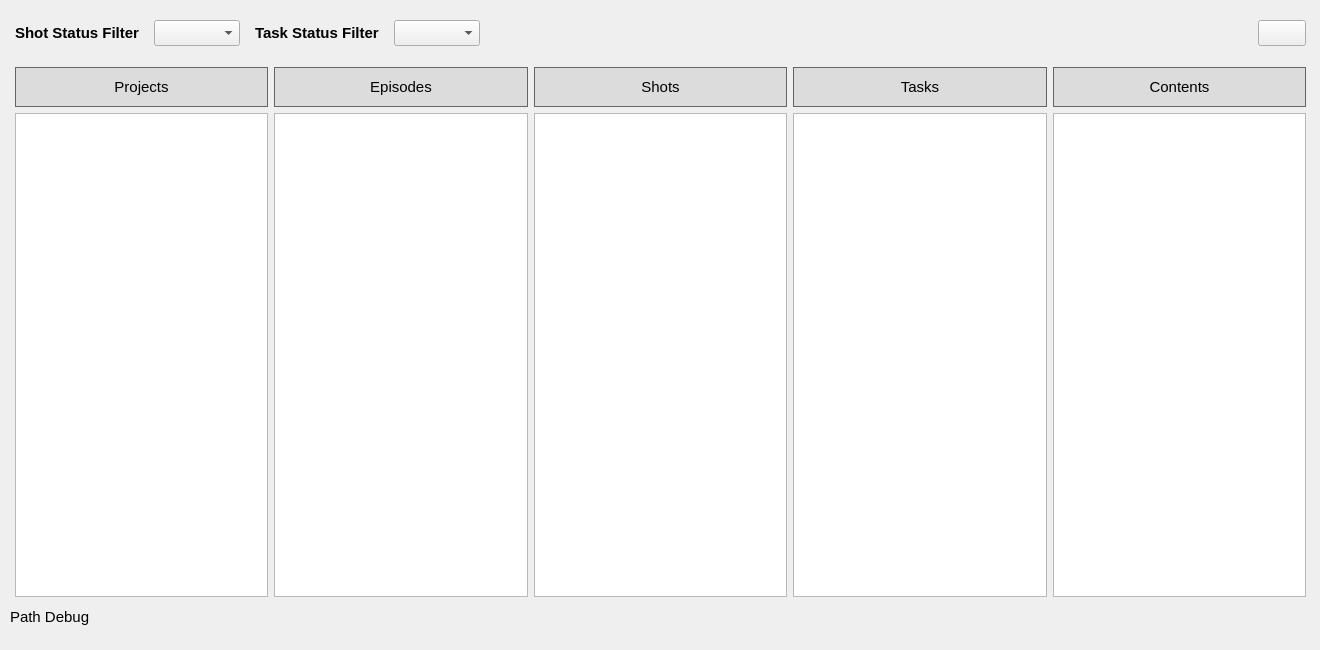
       <widget class="QWidget" name="folderTab">
        <property name="enabled">
         <bool>true</bool>
        </property>
        <property name="sizePolicy">
         <sizepolicy hsizetype="Preferred" vsizetype="Preferred">
          <horstretch>0</horstretch>
          <verstretch>0</verstretch>
         </sizepolicy>
        </property>
        <property name="minimumSize">
         <size>
          <width>0</width>
          <height>0</height>
         </size>
        </property>
        <property name="maximumSize">
         <size>
          <width>16777215</width>
          <height>16777215</height>
         </size>
        </property>
        <property name="font">
         <font>
          <pointsize>11</pointsize>
         </font>
        </property>
        <attribute name="title">
         <string>FOLDERS</string>
        </attribute>
        <widget class="QWidget" name="layoutWidget">
         <property name="geometry">
          <rect>
           <x>10</x>
           <y>10</y>
           <width>1301</width>
           <height>631</height>
          </rect>
         </property>
         <layout class="QVBoxLayout" name="verticalLayout_2" stretch="0,0,0">
          <property name="spacing">
           <number>6</number>
          </property>
          <property name="sizeConstraint">
           <enum>QLayout::SetDefaultConstraint</enum>
          </property>
          <property name="leftMargin">
           <number>0</number>
          </property>
          <property name="topMargin">
           <number>0</number>
          </property>
          <property name="rightMargin">
           <number>0</number>
          </property>
          <property name="bottomMargin">
           <number>15</number>
          </property>
          <item>
           <layout class="QHBoxLayout" name="horizontalLayout_4">
            <property name="spacing">
             <number>10</number>
            </property>
            <property name="leftMargin">
             <number>5</number>
            </property>
            <property name="topMargin">
             <number>10</number>
            </property>
            <property name="rightMargin">
             <number>5</number>
            </property>
            <property name="bottomMargin">
             <number>10</number>
            </property>
            <item>
             <widget class="QLabel" name="label_9">
              <property name="font">
               <font>
                <pointsize>11</pointsize>
                <bold>true</bold>
               </font>
              </property>
              <property name="text">
               <string>Shot Status Filter</string>
              </property>
             </widget>
            </item>
            <item>
             <layout class="QHBoxLayout" name="foldersShotsFilterBar">
              <property name="leftMargin">
               <number>5</number>
              </property>
              <property name="rightMargin">
               <number>5</number>
              </property>
              <item>
               <widget class="checkablecombobox" name="foldersShotStatusFilter"/>
              </item>
             </layout>
            </item>
            <item>
             <widget class="QLabel" name="label_7">
              <property name="font">
               <font>
                <pointsize>11</pointsize>
                <bold>true</bold>
               </font>
              </property>
              <property name="text">
               <string>Task Status Filter</string>
              </property>
             </widget>
            </item>
            <item>
             <layout class="QHBoxLayout" name="foldersTasksFilterBar">
              <property name="leftMargin">
               <number>5</number>
              </property>
              <property name="rightMargin">
               <number>5</number>
              </property>
              <item>
               <widget class="checkablecombobox" name="foldersTaskStatusFilter"/>
              </item>
             </layout>
            </item>
            <item>
             <spacer name="horizontalSpacer_3">
              <property name="orientation">
               <enum>Qt::Horizontal</enum>
              </property>
              <property name="sizeHint" stdset="0">
               <size>
                <width>40</width>
                <height>20</height>
               </size>
              </property>
             </spacer>
            </item>
            <item>
             <widget class="QPushButton" name="buttonFolder">
              <property name="sizePolicy">
               <sizepolicy hsizetype="Minimum" vsizetype="Fixed">
                <horstretch>0</horstretch>
                <verstretch>0</verstretch>
               </sizepolicy>
              </property>
              <property name="minimumSize">
               <size>
                <width>0</width>
                <height>0</height>
               </size>
              </property>
              <property name="font">
               <font>
                <pointsize>11</pointsize>
               </font>
              </property>
              <property name="text">
               <string/>
              </property>
              <property name="icon">
               <iconset>
                <selectedon>ui/images/folder_icon.png</selectedon>
               </iconset>
              </property>
             </widget>
            </item>
           </layout>
          </item>
          <item>
           <layout class="QHBoxLayout" name="horizontalLayout" stretch="1,1,1,1,1">
            <property name="spacing">
             <number>6</number>
            </property>
            <property name="sizeConstraint">
             <enum>QLayout::SetDefaultConstraint</enum>
            </property>
            <property name="leftMargin">
             <number>5</number>
            </property>
            <property name="topMargin">
             <number>5</number>
            </property>
            <property name="rightMargin">
             <number>5</number>
            </property>
            <property name="bottomMargin">
             <number>5</number>
            </property>
            <item>
             <layout class="QVBoxLayout" name="verticalLayout_3">
              <property name="leftMargin">
               <number>0</number>
              </property>
              <property name="topMargin">
               <number>0</number>
              </property>
              <property name="rightMargin">
               <number>0</number>
              </property>
              <property name="bottomMargin">
               <number>0</number>
              </property>
              <item>
               <widget class="QLabel" name="label_2">
                <property name="minimumSize">
                 <size>
                  <width>0</width>
                  <height>40</height>
                 </size>
                </property>
                <property name="font">
                 <font>
                  <pointsize>11</pointsize>
                 </font>
                </property>
                <property name="styleSheet">
                 <string notr="true">QLabel {
    background-color: rgb(220, 220, 220);
    border: 1px solid rgb(100, 100,100);
}</string>
                </property>
                <property name="text">
                 <string>Projects</string>
                </property>
                <property name="alignment">
                 <set>Qt::AlignCenter</set>
                </property>
               </widget>
              </item>
              <item>
               <widget class="QListWidget" name="projectList"/>
              </item>
             </layout>
            </item>
            <item>
             <layout class="QVBoxLayout" name="verticalLayout_5">
              <property name="leftMargin">
               <number>0</number>
              </property>
              <property name="topMargin">
               <number>0</number>
              </property>
              <property name="rightMargin">
               <number>0</number>
              </property>
              <property name="bottomMargin">
               <number>0</number>
              </property>
              <item>
               <widget class="QLabel" name="label_3">
                <property name="minimumSize">
                 <size>
                  <width>0</width>
                  <height>40</height>
                 </size>
                </property>
                <property name="font">
                 <font>
                  <pointsize>11</pointsize>
                 </font>
                </property>
                <property name="styleSheet">
                 <string notr="true">QLabel {
    background-color: rgb(220, 220, 220);
    border: 1px solid rgb(100, 100,100);
}</string>
                </property>
                <property name="text">
                 <string>Episodes</string>
                </property>
                <property name="alignment">
                 <set>Qt::AlignCenter</set>
                </property>
               </widget>
              </item>
              <item>
               <widget class="QListWidget" name="episodeList"/>
              </item>
             </layout>
            </item>
            <item>
             <layout class="QVBoxLayout" name="verticalLayout_6">
              <property name="leftMargin">
               <number>0</number>
              </property>
              <property name="topMargin">
               <number>0</number>
              </property>
              <property name="rightMargin">
               <number>0</number>
              </property>
              <property name="bottomMargin">
               <number>0</number>
              </property>
              <item>
               <widget class="QLabel" name="label_4">
                <property name="minimumSize">
                 <size>
                  <width>0</width>
                  <height>40</height>
                 </size>
                </property>
                <property name="maximumSize">
                 <size>
                  <width>16777215</width>
                  <height>16777215</height>
                 </size>
                </property>
                <property name="font">
                 <font>
                  <pointsize>11</pointsize>
                 </font>
                </property>
                <property name="styleSheet">
                 <string notr="true">QLabel {
    background-color: rgb(220, 220, 220);
    border: 1px solid rgb(100, 100,100);
}</string>
                </property>
                <property name="text">
                 <string>Shots</string>
                </property>
                <property name="alignment">
                 <set>Qt::AlignCenter</set>
                </property>
               </widget>
              </item>
              <item>
               <widget class="QListWidget" name="shotList"/>
              </item>
             </layout>
            </item>
            <item>
             <layout class="QVBoxLayout" name="verticalLayout_9">
              <property name="leftMargin">
               <number>0</number>
              </property>
              <property name="topMargin">
               <number>0</number>
              </property>
              <property name="rightMargin">
               <number>0</number>
              </property>
              <property name="bottomMargin">
               <number>0</number>
              </property>
              <item>
               <widget class="QLabel" name="label_10">
                <property name="minimumSize">
                 <size>
                  <width>0</width>
                  <height>40</height>
                 </size>
                </property>
                <property name="maximumSize">
                 <size>
                  <width>16777215</width>
                  <height>16777215</height>
                 </size>
                </property>
                <property name="font">
                 <font>
                  <pointsize>11</pointsize>
                 </font>
                </property>
                <property name="styleSheet">
                 <string notr="true">QLabel {
    background-color: rgb(220, 220, 220);
    border: 1px solid rgb(100, 100,100);
}</string>
                </property>
                <property name="text">
                 <string>Tasks</string>
                </property>
                <property name="alignment">
                 <set>Qt::AlignCenter</set>
                </property>
               </widget>
              </item>
              <item>
               <widget class="QListWidget" name="taskList"/>
              </item>
             </layout>
            </item>
            <item>
             <layout class="QVBoxLayout" name="verticalLayout_7">
              <property name="leftMargin">
               <number>0</number>
              </property>
              <property name="topMargin">
               <number>0</number>
              </property>
              <property name="rightMargin">
               <number>0</number>
              </property>
              <property name="bottomMargin">
               <number>0</number>
              </property>
              <item>
               <layout class="QHBoxLayout" name="horizontalLayout_6" stretch="9">
                <property name="spacing">
                 <number>0</number>
                </property>
                <property name="leftMargin">
                 <number>0</number>
                </property>
                <property name="topMargin">
                 <number>0</number>
                </property>
                <item>
                 <widget class="QLabel" name="label_5">
                  <property name="sizePolicy">
                   <sizepolicy hsizetype="Preferred" vsizetype="Preferred">
                    <horstretch>0</horstretch>
                    <verstretch>0</verstretch>
                   </sizepolicy>
                  </property>
                  <property name="minimumSize">
                   <size>
                    <width>0</width>
                    <height>40</height>
                   </size>
                  </property>
                  <property name="font">
                   <font>
                    <pointsize>11</pointsize>
                   </font>
                  </property>
                  <property name="styleSheet">
                   <string notr="true">QLabel {
    background-color: rgb(220, 220, 220);
    border: 1px solid rgb(100, 100,100);
}</string>
                  </property>
                  <property name="text">
                   <string>Contents</string>
                  </property>
                  <property name="alignment">
                   <set>Qt::AlignCenter</set>
                  </property>
                 </widget>
                </item>
               </layout>
              </item>
              <item>
               <widget class="QListWidget" name="contentsList"/>
              </item>
             </layout>
            </item>
           </layout>
          </item>
          <item>
           <widget class="QLabel" name="pathHelper">
            <property name="text">
             <string>Path Debug</string>
            </property>
           </widget>
          </item>
         </layout>
        </widget>
       </widget>
